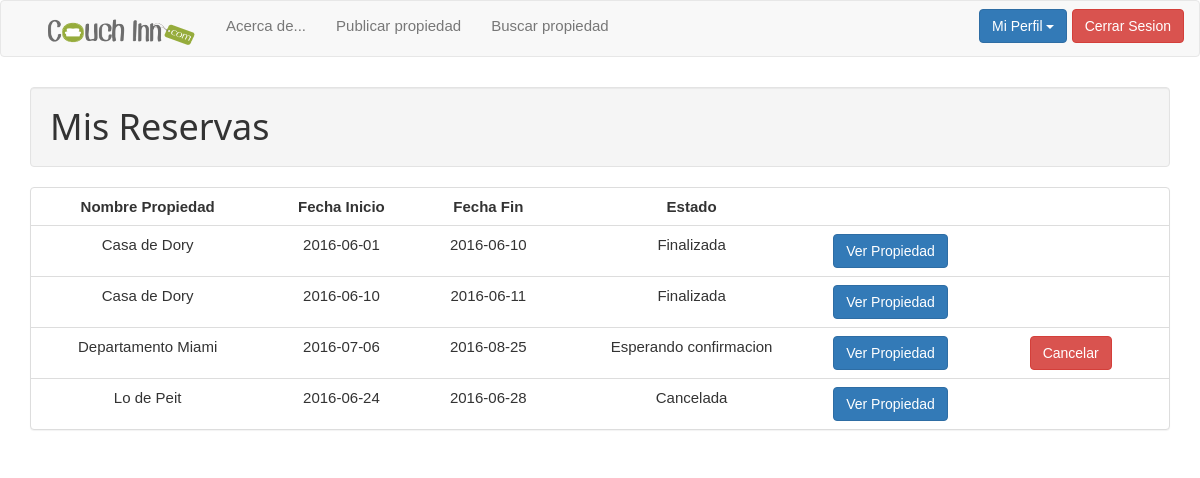
Screenshot of /user_reservations_list.php (signed in) with the database file from the repository.
### tables this page shows
CREATE TABLE `reserva_propiedad` (
  `id_reserva_propiedad` int(11) NOT NULL,
  `estado` int(11) NOT NULL,
  `fecha_inicio_reserva` date NOT NULL,
  `fecha_fin_reserva` date NOT NULL,
  `id_huesped` int(11) NOT NULL,
  `id_propiedad` int(11) NOT NULL
);

CREATE TABLE `propiedad` (
  `id_propiedad` int(11) NOT NULL,
  `nombre` varchar(100) NOT NULL,
  `capacidad` int(11) NOT NULL,
  `numero_habitaciones` int(11) NOT NULL,
  `numero_banos` int(11) NOT NULL,
  `cochera` int(1) NOT NULL,
  `wifi` int(1) NOT NULL,
  `precio` double NOT NULL,
  `descripcion` varchar(1000) NOT NULL,
  `id_tipo_propiedad` int(11) NOT NULL,
  `id_ubicacion` int(11) NOT NULL,
  `id_usuario` int(11) NOT NULL
);

### web/user_reservations_list.php (the view, shortened to what this page needs)
<!DOCTYPE html>
<html lang="en">
  	<head>
	    <link href="css/bootstrap.min.css" rel="stylesheet" media="screen">
	    <link rel="stylesheet" href="css/w3.css">
  	</head>
  	<body>
    	<?php
			if (isset ($_SESSION['rol'])){
				if (($_SESSION['rol'] == 1) || ($_SESSION['rol'] == 2)){
					include 'user_taskbar.php';
				}
				else{
					header("Location: index.php");
				}
			}
			else{
				header("Location: index.php");
			}
		?>
		<div class="container">
	    	<h1 class="well">Mis Reservas</h1>
					<div class="panel panel-default">
						<table class="table">
						    <tr>
								<td align="center"><strong>Nombre Propiedad</strong></td>
								<td align="center"><strong>Fecha Inicio</strong></td>
								<td align="center"><strong>Fecha Fin</strong></td>
								<td align="center"><strong>Estado</strong></td>
							</tr>
							<?php
							$result = mysql_query("SELECT * FROM reserva_propiedad WHERE id_huesped = $_SESSION[id_usuario]");
							while ($tabla = mysql_fetch_array($result)){
								$result2 = mysql_query("SELECT * FROM propiedad WHERE id_propiedad = $tabla[id_propiedad]");
								$propiedad = mysql_fetch_array($result2);
							?>
							<tr>
								<td align="center"> <?php echo $propiedad["nombre"];?></td>
								<td align="center"> <?php echo $tabla["fecha_inicio_reserva"];?></td>
								<td align="center"> <?php echo $tabla["fecha_fin_reserva"];?></td>
								<?php
									if ($tabla["estado"] == 0){
									?>
									<td align="center"> Esperando confirmacion </td>
									<?php
									}
									elseif ($tabla["estado"] == 1){
									?>
									<td align="center"> Aceptada </td>
									<?php
									}
									elseif ($tabla["estado"] == 2){
									?>
									<td align="center"> Finalizada </td>
									<?php
									}
									else{
									?>
									<td align="center"> Cancelada </td>
									<?php
									}
								?>
								<td><a href="property_view.php?id_propiedad=<?php echo $propiedad["id_propiedad"];?>" align="center"><button name="ver_propiedad" class="btn btn-primary btn-group-xs">Ver Propiedad</button></a></td>
								<?php
								if ($tabla["estado"] < 2){
								?>
									<td><a href="reservation_cancel_check.php?id_reserva_propiedad=<?php echo htmlspecialchars($tabla["id_reserva_propiedad"]);?>" align="center"><button name="cancelar" id="cancelar" onclick="return confirm('Esta seguro que desea cancelar su reserva de forma permanente?')" class="btn btn-danger btn-group-xs">Cancelar</button></a></td>
								<?php
								}
								else{
								?>
									<td align="center"> <button type="submit" style="display: none;"></button></td>
								<?php
								}
								?>
							</tr>
							<?php
							}
							?>
						</table>
					</div>
		</div>
  	</body>
</html>

### web/css/w3.css (style rules this page uses)
* { -webkit-box-sizing:border-box;-moz-box-sizing:border-box;box-sizing:border-box }
html { -ms-text-size-adjust:100%;-webkit-text-size-adjust:100% }
body { margin:0 }
a { background-color:transparent }
button,input,select,textarea { font:inherit;margin:0 }
button { overflow:visible }
button,select { text-transform:none }
button,html input[type=button],input[type=reset],input[type=submit] { -webkit-appearance:button;cursor:pointer }
html,body { font-family:Verdana,sans-serif;font-size:15px;line-height:1.5 }
html { overflow-x:hidden }
h1,h2,h3,h4,h5,h6,.w3-slim,.w3-wide { font-family:"Segoe UI",Arial,sans-serif }
h1 { font-size:36px }
h1,h2,h3,h4,h5,h6 { font-weight:400;margin:10px 0 }
a { color:inherit }
table { border-collapse:collapse;border-spacing:0;width:100%;display:table }
table,th,td { border:none }

### rows the page displays
reserva_propiedad: id_propiedad.nombre "Casa de Dory", fecha_inicio_reserva "2016-06-01", fecha_fin_reserva "2016-06-10", estado "Finalizada"
reserva_propiedad: id_propiedad.nombre "Casa de Dory", fecha_inicio_reserva "2016-06-10", fecha_fin_reserva "2016-06-11", estado "Finalizada"
reserva_propiedad: id_propiedad.nombre "Departamento Miami", fecha_inicio_reserva "2016-07-06", fecha_fin_reserva "2016-08-25", estado "Esperando confirmacion"
reserva_propiedad: id_propiedad.nombre "Lo de Peit", fecha_inicio_reserva "2016-06-24", fecha_fin_reserva "2016-06-28", estado "Cancelada"
